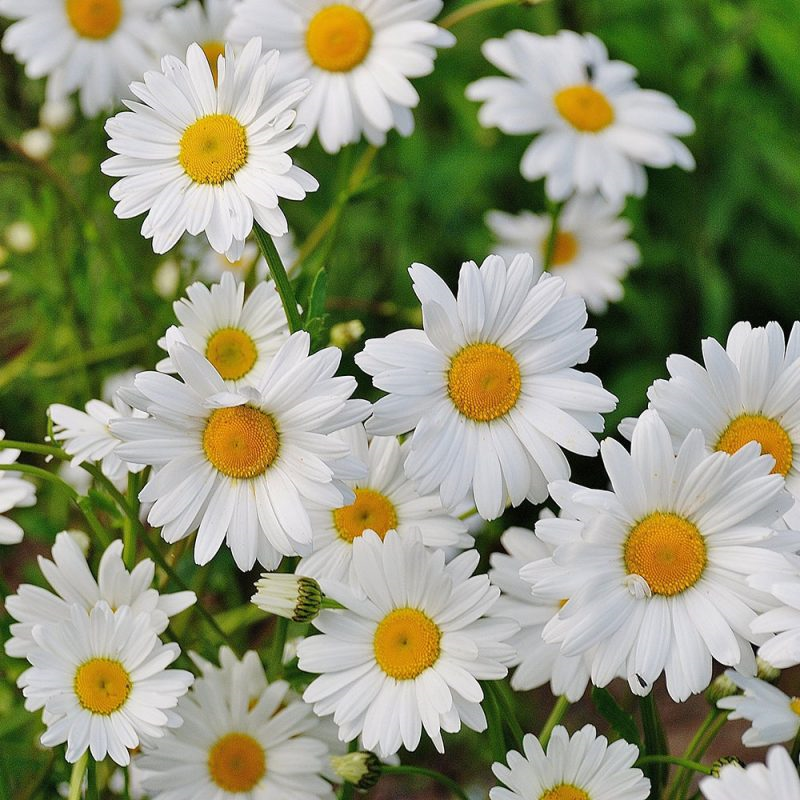
#> input picture parte_III/Particionar_Binarizacao/margaridas.png, 800 x 800 px, found by its file name
$ python particionar_binarizacao.py
#> lines starting #> are read from the running program, lines starting #| are printed output that depends on the picture; after the words box and inside, x2 and y2 are one past the last pixel; in counts of white or black regions, pixels touching at a corner belong together
import cv2
import numpy as np

def particionamento_binarizacao(caminho_imagem):
    imagem = cv2.imread(caminho_imagem, cv2.IMREAD_GRAYSCALE)
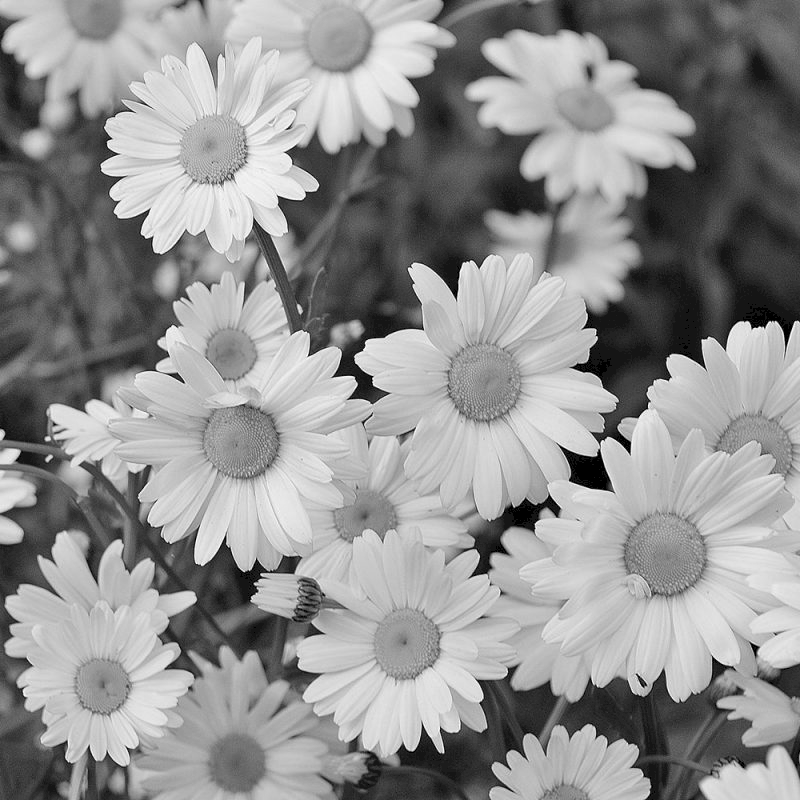
#> imagem: shape (800, 800); min 0, max 255, mean 145.2
    num_divisoes = 2
    altura, largura = imagem.shape
#> altura = 800; largura = 800
    quadrados_binarizados = []
    tamanho_quadrado = min(altura, largura) // num_divisoes
#> tamanho_quadrado = 400
    for y in range(0, altura, tamanho_quadrado):
        for x in range(0, largura, tamanho_quadrado):
            quadrado = imagem[y:y+tamanho_quadrado, x:x+tamanho_quadrado]
            _, quadrado_binarizado = cv2.threshold(quadrado, 0, 255, cv2.THRESH_BINARY + cv2.THRESH_OTSU)

            quadrados_binarizados.append(quadrado_binarizado)
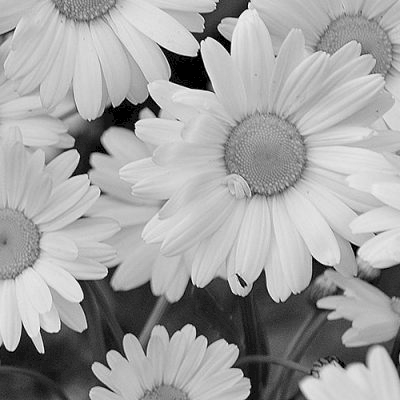
#> quadrado: shape (400, 400); min 0, max 255, mean 161.7
#> after the loop, quadrados_binarizados = 4 items

    for i, quadrado_binarizado in enumerate(quadrados_binarizados):
        cv2.imshow(f'Quadrado {i}', quadrado_binarizado)
#> this loop made 4 passes
#> pass 1, in particionamento_binarizacao, `cv2.imshow(f'Quadrado {i}', quadrado_binarizado)`:
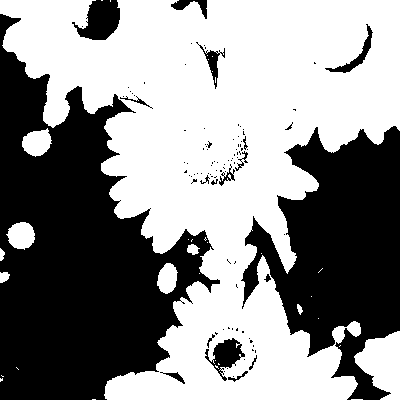
#> window 'Quadrado 0': shape (400, 400); 55.6% white; 100 black regions (82 under 20 px), largest, box (x1, y1, x2, y2) and area: (0, 14, 220, 400) 43083, (241, 126, 400, 400) 24326, (72, 0, 120, 40) 1227
#> pass 2, in particionamento_binarizacao, `cv2.imshow(f'Quadrado {i}', quadrado_binarizado)`:
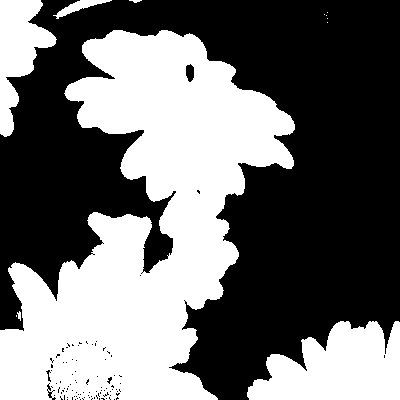
#> window 'Quadrado 1': shape (400, 400); 43.5% white; 12 white regions (6 under 20 px), largest, box (x1, y1, x2, y2) and area: (0, 30, 295, 400) 56706, (247, 321, 400, 400) 8582, (0, 0, 57, 137) 3863, (53, 0, 112, 19) 355, (17, 311, 21, 321) 25, (129, 0, 142, 3) 23
    cv2.waitKey(0)
    cv2.destroyAllWindows()

particionamento_binarizacao("parte_III\Particionar_Binarizacao\margaridas.png")
